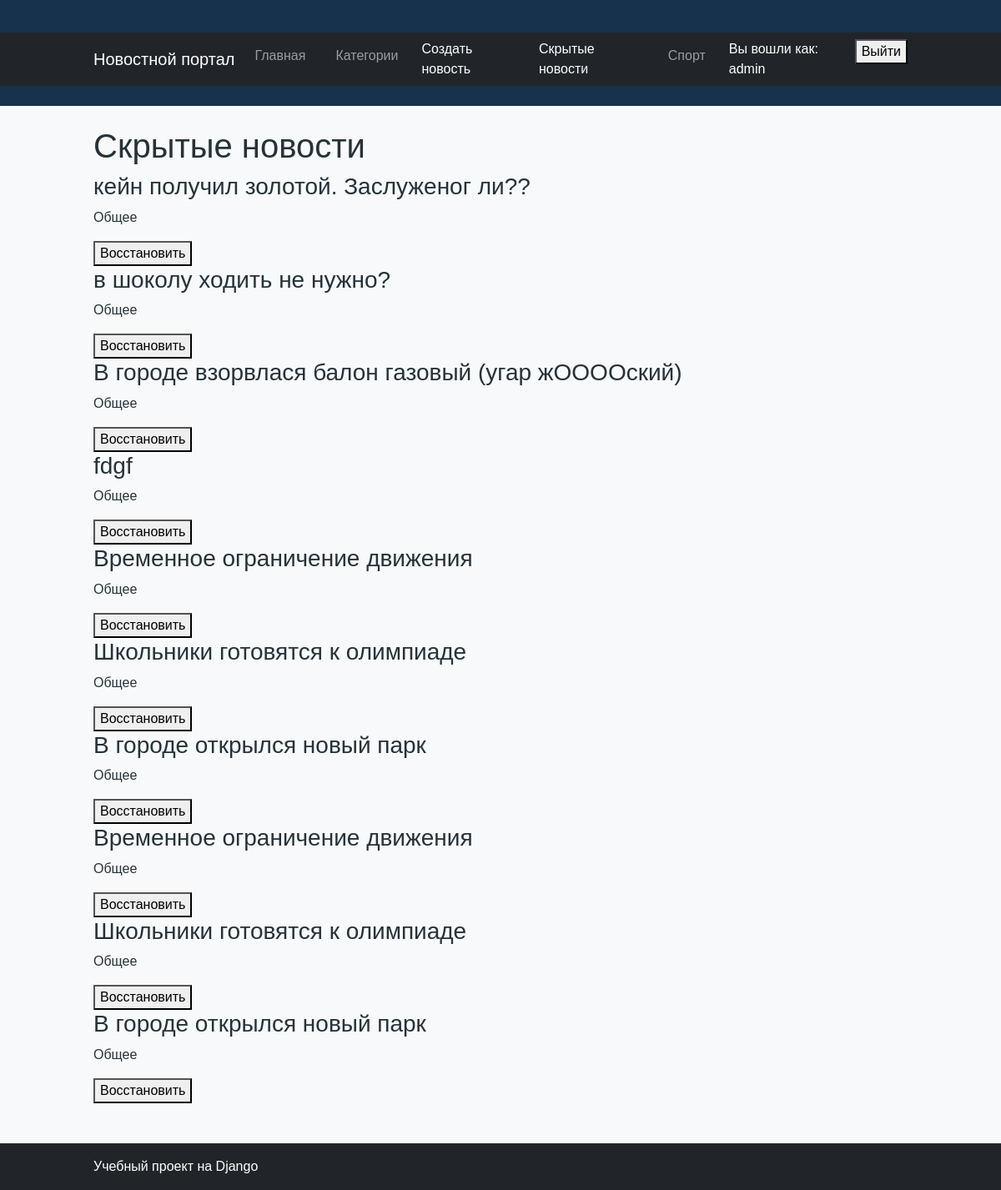
Before: /articles/archived/ (signed in) with the older database file.
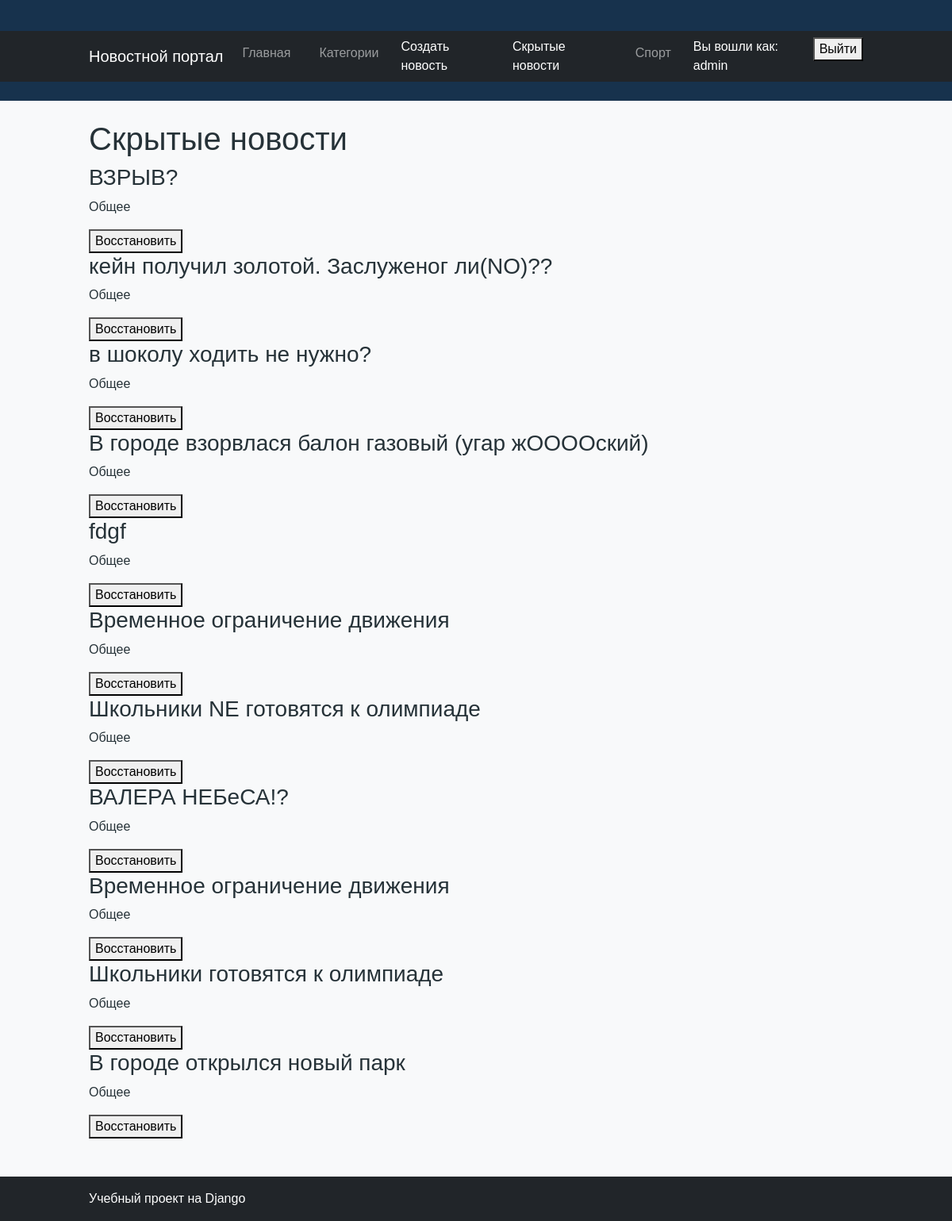
After: the same page with the newer database file.
### news/models.py (models this page shows, shortened)
class Article(models.Model):
    title = models.CharField(
        max_length=200,
        verbose_name="Заголовок",
    )
    content = models.TextField(
        verbose_name="Текст новости",
    )
    created_at = models.DateTimeField(
        auto_now_add=True,
        verbose_name="Дата создания",
    )
    is_published = models.BooleanField(
        default=False,
        verbose_name="Опубликована",
    )
    is_active = models.BooleanField(
        default=True,
        verbose_name="Активна"
    )
    author = models.CharField(
        max_length=100,
        default="Редакция",
        verbose_name="Автор",
    )
    category = models.CharField(
        max_length=100,
        default="Общее",
        verbose_name="Категория",
    )
    image = models.ImageField(
        upload_to="articles/",
        blank=True,
        null=True,
        verbose_name="Изображение"
    )

### news/views.py (the view)
@login_required
@permission_required("news.change_article", raise_exception=True)
def archived_articles(request):
    articles = Article.objects.filter(
        is_active=False
    ).order_by("-created_at")
    return render(
        request,
        "news/archived_articles.html",
        {"articles": articles}
    )

### news/templates/news/archived_articles.html (shortened to what this page needs)
{% extends "news/base.html" %}
{% block content %}
<h1>Скрытые новости</h1>
{% for article in articles %}
    <div>
        <h3>{{ article.title }}</h3>
        <p>{{ article.category }}</p>
        <form
            method="POST"
            action="{% url 'article_restore' article_id=article.id %}"
        >
            <button type="submit">
                Восстановить
            </button>
        </form>
    </div>
{% empty %}
    <p>Скрытых новостей пока нет.</p>
{% endfor %}
{% endblock %}

Changed rows visible on the page:
added Article: title "ВЗРЫВ?", category "Общее"
changed Article: title "кейн получил золотой. Заслуженог ли??" → "кейн получил золотой. Заслуженог ли(NO)??"
changed Article: title "Школьники готовятся к олимпиаде" → "Школьники NE готовятся к олимпиаде"
changed Article: title "В городе открылся новый парк" → "ВАЛЕРА НЕБеСА!?"
